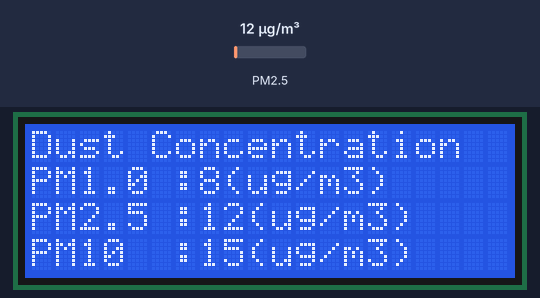
Bench run of a sketch on a simulated Arduino Mega 2560, built with avr-gcc and run on an emulated ATmega2560. Shown: 20×4 character LCD. Inputs (shaded band) come from the test bench; at power-on: PM2.5 12 µg/m³.

Above: at 5.2 s.
5.3 s: PM2.5 set to 6 µg/m³
At 7.1 s:
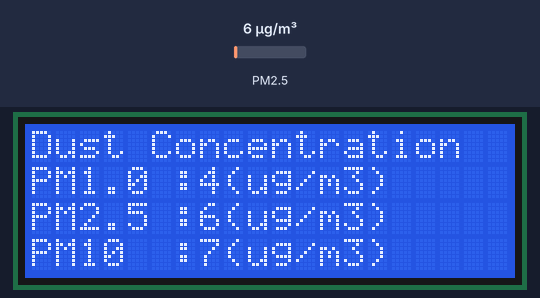
7.6 s: PM2.5 set to 75 µg/m³
At 9.3 s:
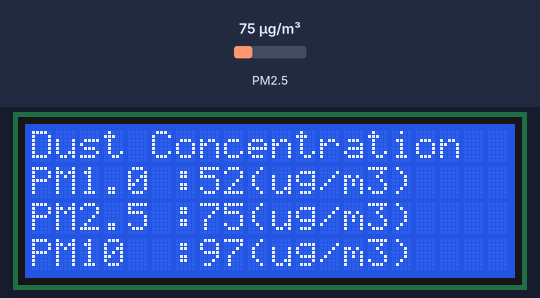
9.6 s: PM2.5 set to 150 µg/m³
At 10.7 s:
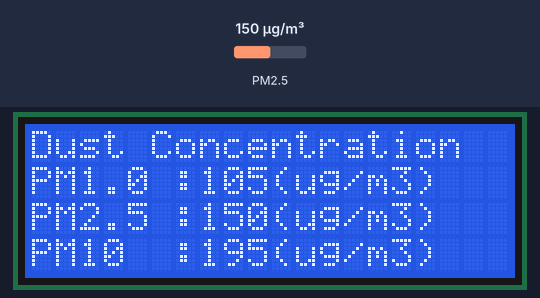
Timing chart, 0 to 12.6 s (numbered marks = the images above; inputs shaded):
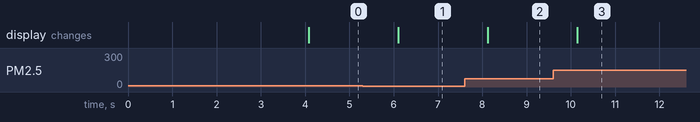

Measured:
- after the input at 5.3 s, the display: changes after 0.80 s (image 1)
- after the input at 7.6 s, the display: changes after 0.53 s (image 2)
- after the input at 9.6 s, the display: changes after 0.55 s (image 3)

The sketch:

sensorStart.ino
```cpp
#include "PMS.h"
#include "SoftwareSerial.h"
#include <LiquidCrystal.h>
LiquidCrystal lcd(13, 12, 11, 10, 9, 8);

SoftwareSerial Serial1(2, 3); // RX, TX

PMS pms(Serial1);
PMS::DATA data;

void setup()
{
  Serial1.begin(9600);
  lcd.begin(20,4);
  lcd.setCursor(0, 0);
  lcd.print("Warming up");
  delay(4000);
  lcd.clear();
}

void loop()
{
  if (pms.read(data))
  {
    lcd.clear();
    lcd.setCursor(0, 0);
    lcd.print("Dust Concentration");
    lcd.setCursor(0, 1);
    lcd.print("PM1.0 :" + String(data.PM_AE_UG_1_0) + "(ug/m3)");
    lcd.setCursor(0, 2);
    lcd.print("PM2.5 :" + String(data.PM_AE_UG_2_5) + "(ug/m3)");
    lcd.setCursor(0, 3);
    lcd.print("PM10  :" + String(data.PM_AE_UG_10_0) + "(ug/m3)");

    delay(1000);
  }
}
```
